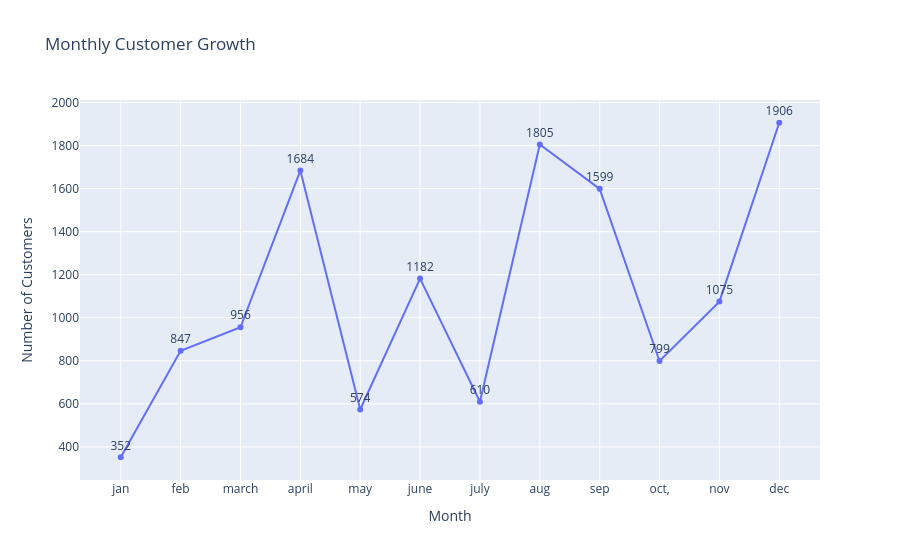

Notebook source saved alongside this figure:
### Code cell
# Create customer-growth visualization.
import plotly.express as px

customer_growth = px.line(
    x=months,
    y=customers,
    title="Monthly Customer Growth",
    labels={
        "x": "Month",
        "y": "Number of Customers"
    },
    markers=True,
    text=customers
)

customer_growth.update_traces(
    textposition="top center",
    hovertemplate="Month: %{x}<br>Customers: %{y}<extra></extra>"
)

customer_growth.show()

### Figure 1 — Plotly figure (JSON) as saved in the notebook; plotly's stock layout.template omitted (floating-point values rounded to 4 significant figures)
{"data": [{"hovertemplate": "Month: %{x}<br>Customers: %{y}<extra></extra>", "legendgroup": "", "line": {"color": "#636efa", "dash": "solid"}, "marker": {"symbol": "circle"}, "mode": "lines+markers+text", "name": "", "orientation": "v", "showlegend": false, "text": [352.0, 847.0, 956.0, 1684.0, 574.0, 1182.0, 610.0, 1805.0, 1599.0, 799.0, 1075.0, 1906.0], "textposition": "top center", "type": "scatter", "x": ["jan", "feb", "march", "april", "may", "june", "july", "aug", "sep", "oct,", "nov", "dec"], "xaxis": "x", "y": [352, 847, 956, 1684, 574, 1182, 610, 1805, 1599, 799, 1075, 1906], "yaxis": "y"}], "layout": {"legend": {"tracegroupgap": 0}, "title": {"text": "Monthly Customer Growth"}, "xaxis": {"anchor": "y", "domain": [0, 1], "title": {"text": "Month"}}, "yaxis": {"anchor": "x", "domain": [0, 1], "title": {"text": "Number of Customers"}}}}
